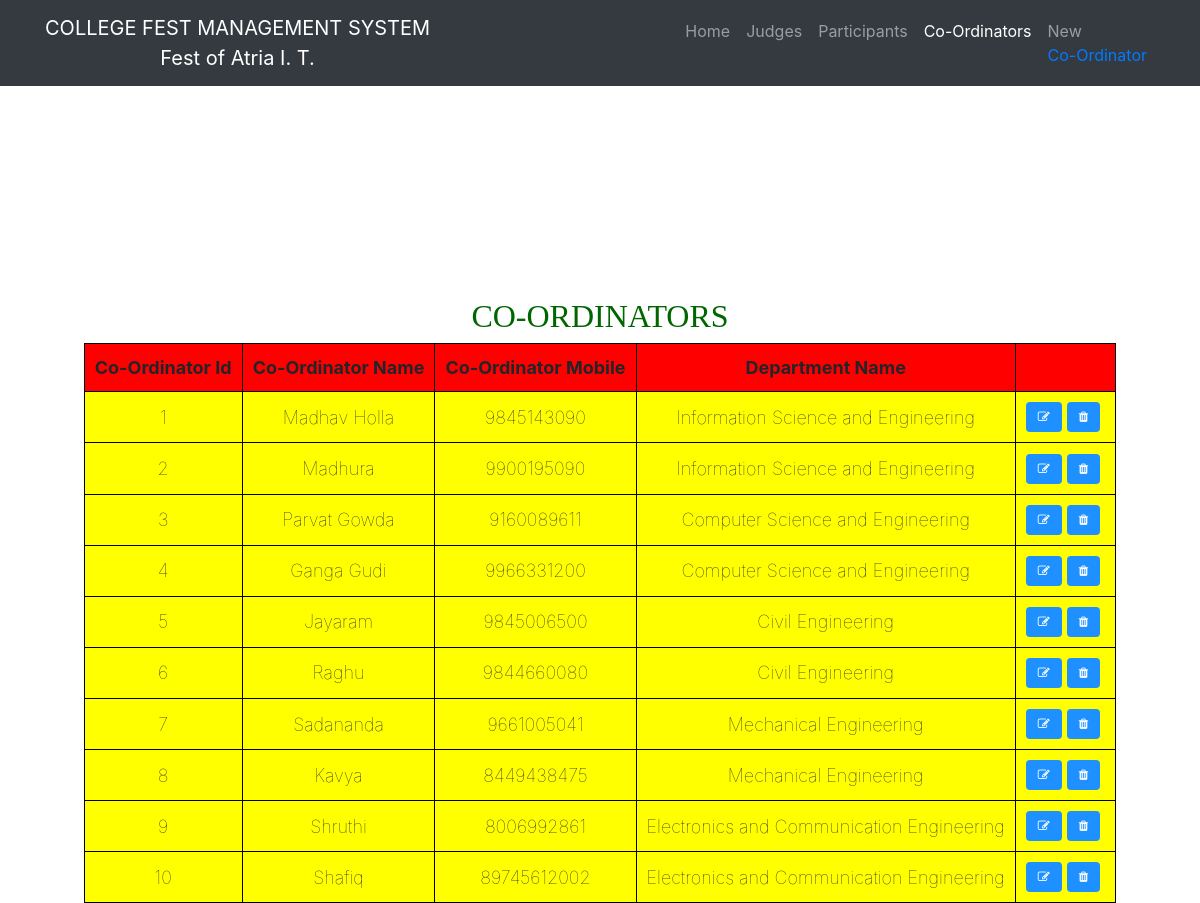
The page /coordinators.php on the database its author committed.
### tables this page shows
CREATE TABLE `coordinator` (
  `CodId` int(11) NOT NULL,
  `CodName` varchar(30) NOT NULL,
  `CodMobile` varchar(15) DEFAULT NULL,
  `DeptId` int(11) NOT NULL
);

CREATE TABLE `department` (
  `DeptId` int(11) NOT NULL,
  `DeptName` varchar(50) NOT NULL
);

### coordinators.php (the view, shortened to what this page needs)
<?php
$user = 'root';
$password = '';
$database = 'festmanagement';
$servername='localhost:3306';
$mysqli = new mysqli($servername, $user,
                $password, $database);
$sql = "SELECT * FROM CoOrdinator c JOIN Department d ON c.DeptId=d.DeptId; ";
$result = $mysqli->query($sql);
?>
<!DOCTYPE html>
<html lang="en">
<head>
    <link href="vendor/bootstrap/css/bootstrap.min.css" rel="stylesheet">
    <link href="css/heroic-features.css" rel="stylesheet">
    <link rel="stylesheet" href="https://cdnjs.cloudflare.com/ajax/libs/font-awesome/4.7.0/css/font-awesome.min.css">
</head>
<body>
    <nav class="navbar navbar-expand-lg navbar-dark bg-dark fixed-top">
      <div class="container">
          <a class="navbar-brand" href="homepage.php"><center>COLLEGE FEST MANAGEMENT SYSTEM<br>Fest of Atria I. T.</center></a>
        <div class="collapse navbar-collapse" id="navbarResponsive">
          <ul class="navbar-nav ml-auto">
            <li class="nav-item">
                <a class="nav-link" href="homepage.php">Home
              </a>
            </li>
            <li class="nav-item" >
                <a class="nav-link" href="judges.php">Judges</a>
            </li>
            <li class="nav-item">
                <a class="nav-link" href="participants.php">Participants</a>
            </li>
            <li class="nav-item active">
                <a class="nav-link" href="coordinators.php">Co-Ordinators</a>
            </li>
            <li class="nav-item">
                <div class="nav-link dropdown">New
                    <div class="dropdown-content">
                            <a href="addcoordinator.php">Co-Ordinator</a>
                    </div>
                </div>
            </li>
          </ul>
        </div>
      </div>
    </nav>
    <section>
        <h1>CO-ORDINATORS</h1>
        <table>
            <tr>
                <th>Co-Ordinator Id</th>
                <th>Co-Ordinator Name</th>
                <th>Co-Ordinator Mobile</th>
                <th>Department Name</th>
                <th></th>
            </tr>
            <?php
                while($rows=$result->fetch_assoc())
                {
            echo "<tr>";
                echo "<td>".$rows['CodId']."</td>";
                echo "<td>".$rows['CodName']."</td>";
                echo "<td>".$rows['CodMobile']."</td>";
                echo "<td>".$rows['DeptName']."</td>";
                echo "<td><a href='updatecoordinator.php?id=".$rows['CodId']."' title='Edit' class='btn'><i class='fa fa-edit'></i></a><a href='deletecoordinator.php?id=".$rows['CodId']."' title='Delete' class='btn'><i class='fa fa-trash'></i></a></td>";
            echo "<tr>" ;
                }
             ?>
        </table>
    </section>
</body>
</html>

### css/heroic-features.css (style rules this page uses)
body { padding-top: 54px; }
@media (min-width: 992px) { body { padding-top: 297px; } }

### coordinators.php (style rules this page uses)
table { margin: 0 auto; font-size: large; border: 1px solid black; }
h1 { text-align: center; color: #006600; font-size: xx-large; font-family: 'Gill Sans', 'Gill Sans MT', ' Calibri', 'Trebuchet MS', 'sans-serif'; }
td { background-color: yellow; border: 1px solid black; }
th, td { font-weight: bold; border: 1px solid black; padding: 10px; text-align: center; }
th { background-color: red; }
td { font-weight: lighter; }
.btn { background-color: DodgerBlue; border: none; color: white; font-size: 12px; cursor: pointer; margin-right: 5px; }

### rows shown on the page
coordinator: CodId "1", CodName "Madhav Holla", CodMobile "9845143090", DeptId.DeptName "Information Science and Engineering"
coordinator: CodId "2", CodName "Madhura", CodMobile "9900195090", DeptId.DeptName "Information Science and Engineering"
coordinator: CodId "3", CodName "Parvat Gowda", CodMobile "9160089611", DeptId.DeptName "Computer Science and Engineering"
coordinator: CodId "4", CodName "Ganga Gudi", CodMobile "9966331200", DeptId.DeptName "Computer Science and Engineering"
coordinator: CodId "5", CodName "Jayaram", CodMobile "9845006500", DeptId.DeptName "Civil Engineering"
coordinator: CodId "6", CodName "Raghu", CodMobile "9844660080", DeptId.DeptName "Civil Engineering"
coordinator: CodId "7", CodName "Sadananda", CodMobile "9661005041", DeptId.DeptName "Mechanical Engineering"
coordinator: CodId "8", CodName "Kavya", CodMobile "8449438475", DeptId.DeptName "Mechanical Engineering"
coordinator: CodId "9", CodName "Shruthi", CodMobile "8006992861", DeptId.DeptName "Electronics and Communication Engineering"
coordinator: CodId "10", CodName "Shafiq", CodMobile "89745612002", DeptId.DeptName "Electronics and Communication Engineering"
